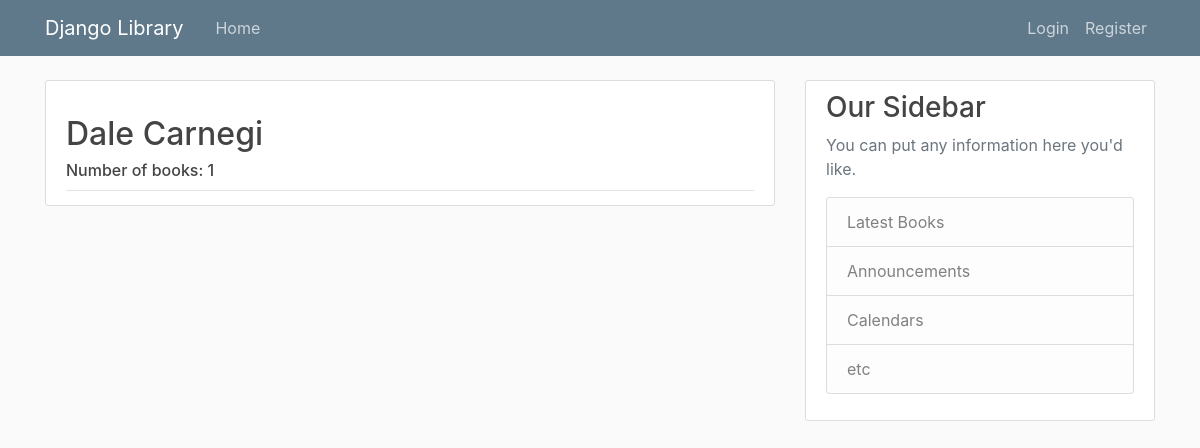
The page /author/8 on the database its author committed.
### library/models.py (models this page shows, shortened)
class Author(models.Model):
    first_name = models.CharField(max_length=30)
    second_name = models.CharField(max_length=30)

### library/views.py (the view)
# urls.py: path('author/<int:pk>', AuthorDetailView.as_view(), name='author-detail'),
class AuthorDetailView(DetailView):
    model = Author

### library/templates/library/author_detail.html (shortened to what this page needs)
{% extends "library/base.html" %}
{% block content %}
  <article class="media content-section">
    <div class="media-body">
      <div class="article-metadata">
      <h2 class="article-title">{{author.first_name}} {{ author.second_name }}</h2>
      <h6 class="article-title">Number of books: {{author.book_set.count}}</h6>
    </div>
  </article>
{% endblock content %}

### library/static/library/main.css (style rules this page uses)
body { background: #fafafa; color: #333333; margin-top: 5rem; }
h1, h2, h3, h4, h5, h6 { color: #444444; }
.content-section { background: #ffffff; padding: 10px 20px; border: 1px solid #dddddd; border-radius: 3px; margin-bottom: 20px; }
.article-title { color: #444444; }
.article-metadata { padding-bottom: 1px; margin-bottom: 4px; border-bottom: 1px solid #e3e3e3 }

### rows shown on the page
Author: first_name "Dale", second_name "Carnegi", book_set.count "1"
